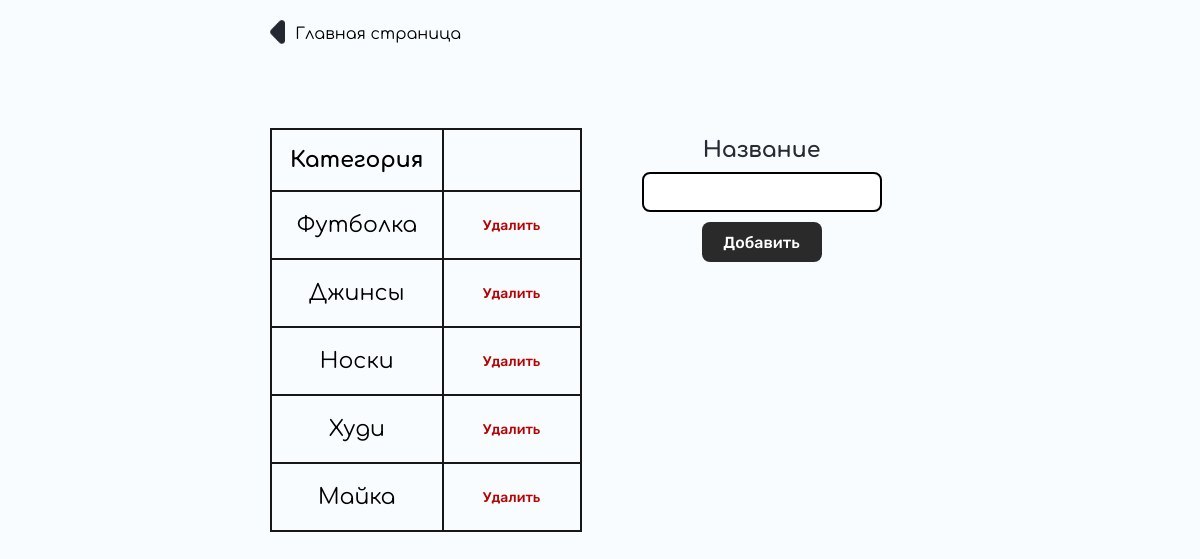
Page /php/Administration/Category/category.php on the committed database.
### php/config/connect.php (called while the page is built, shortened)
<?php
$connect = mysqli_connect('localhost', 'root', '', 'Shopers');
$category_list = mysqli_fetch_all(mysqli_query($connect, 'SELECT * FROM `Категория`'));
?>

### php/Administration/Category/categoryForm.php (the view, shortened to what this page needs)
<?php
require_once '../../config/connect.php';
function CategoryEdit($category_list)
{
    for ($i = 0; $i <= count($category_list) - 1; $i++) {
        $IDCategory = $category_list[$i][0];
        $NameCategory = $category_list[$i][1];
        echo '<tr>
                <td> ' . $NameCategory . '</td>
                <td><button class="DeleteCategory" type="submit" id="btn" name="btn" value="'.$IDCategory.'">Удалить</button></td>
             </tr>';
    }
}

### php/Administration/Category/css/main.css (style rules this page uses)
:root { --index: (1vh + 1vw); --background-color: #f9fcff; --box-shadow: #434343; --main-height: 13; }
body, html { height: 100vh; width: 100vw; background-color: var(--background-color); }
* { margin: 0; padding: 0; box-sizing: border-box; }
tr { width: calc(var(--index) * 2); height: calc(var(--index) * 1); }
th, td { padding: calc(var(--index) * 0.9); border: calc(var(--index) * 0.1) solid rgb(23, 23, 23); }
.DeleteCategory { display: flex; text-align: center; justify-content: center; align-items: center; background: none; color: rgb(180, 3, 3); width: calc(var(--index) * 5); height: calc(var(--index) * 1.5); border: none; font-family: rubik_b; font-weight: 500; font-size: calc(var(--index) * .7); cursor: pointer; }

### rows in the picture
категория: Наименование "Футболка", $IDCategory 1 (drawn)
категория: Наименование "Джинсы", $IDCategory 2 (drawn)
категория: Наименование "Носки", $IDCategory 3 (drawn)
категория: Наименование "Худи", $IDCategory 4 (drawn)
категория: Наименование "Майка", $IDCategory 5 (drawn)
